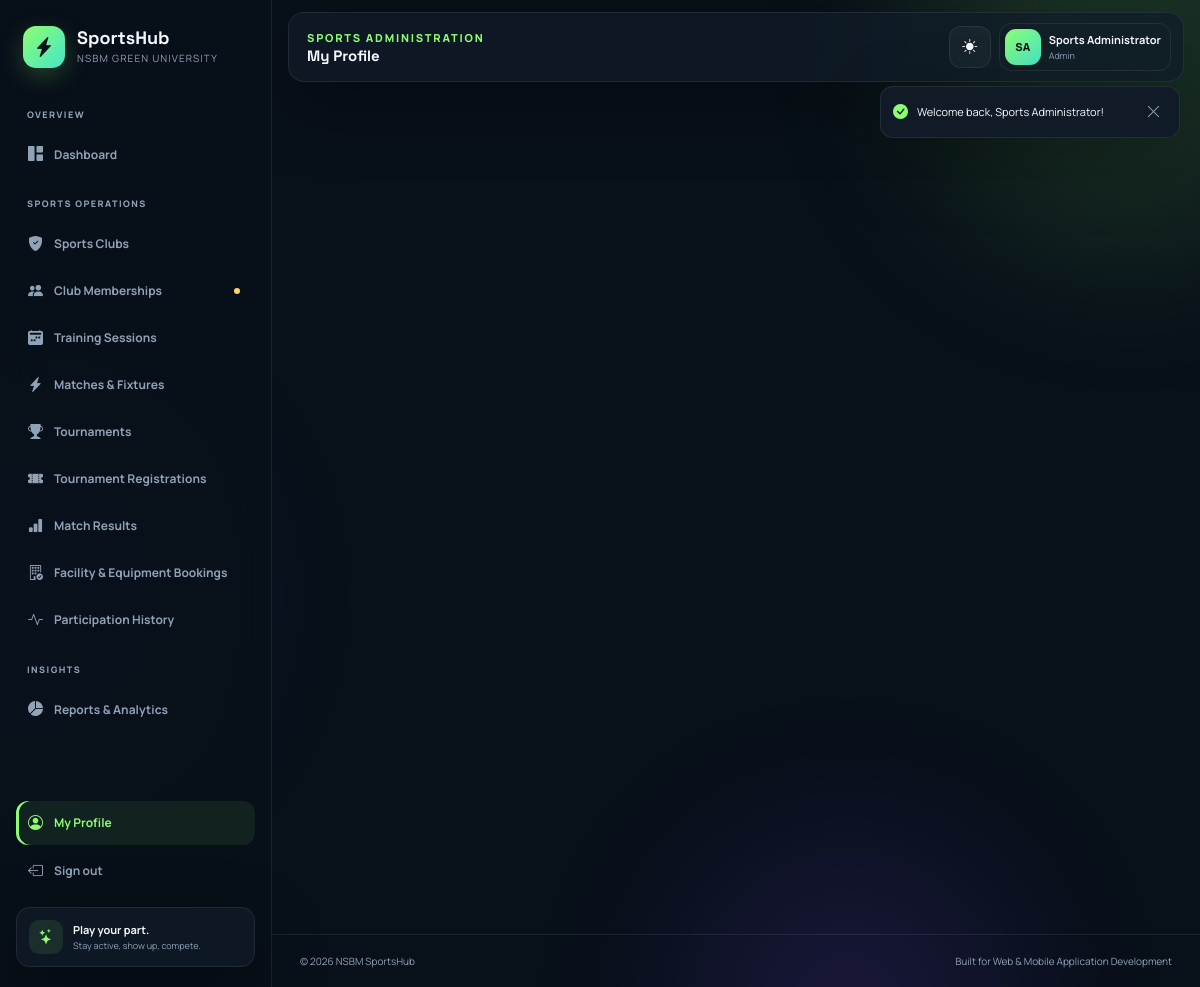
Screenshot of /index.php?page=profile (signed in) with the database file from the repository.
### tables this page shows
CREATE TABLE users (
  id INT UNSIGNED AUTO_INCREMENT PRIMARY KEY,
  name VARCHAR(120) NOT NULL,
  email VARCHAR(160) NOT NULL UNIQUE,
  password VARCHAR(255) NOT NULL,
  student_id VARCHAR(40) NULL UNIQUE,
  faculty VARCHAR(120) NULL,
  role ENUM('admin','student') NOT NULL DEFAULT 'student',
  status ENUM('active','inactive') NOT NULL DEFAULT 'active',
  created_at TIMESTAMP NOT NULL DEFAULT CURRENT_TIMESTAMP,
  updated_at TIMESTAMP NOT NULL DEFAULT CURRENT_TIMESTAMP ON UPDATE CURRENT_TIMESTAMP
);

### app/Core/View.php (called while the page is built, shortened)
<?php
final class View
{
    public static function render(string $name, array $data = []): void
    {
        $path = __DIR__ . '/../../views/' . $name . '.php';
        extract($data, EXTR_SKIP);
        require $path;
    }
}

### app/helpers.php (called while the page is built, shortened)
<?php
function e(mixed $value): string
{
    return htmlspecialchars((string) $value, ENT_QUOTES, 'UTF-8');
}
function app_config(?string $key = null): mixed
{
    static $config;
    $config ??= require __DIR__ . '/../config/config.php';
    return $key === null ? $config : ($config[$key] ?? null);
}
function base_url(): string
{
    $configured = rtrim((string) app_config('base_url'), '/');
    $script = str_replace('\\', '/', $_SERVER['SCRIPT_NAME'] ?? '/index.php');
    $dir = rtrim(dirname($script), '/');
    return $dir === '/' ? '' : $dir;
}
function url(string $page = 'home', array $params = []): string
{
    $query = http_build_query(array_merge(['page' => $page], $params));
    return base_url() . '/index.php?' . $query;
}
function asset(string $path): string
{
    return base_url() . '/assets/' . ltrim($path, '/');
}
function view(string $name, array $data = []): void
{
    View::render($name, $data);
}
function pull_flashes(): array
{
    $flashes = $_SESSION['_flash'] ?? [];
    return $flashes;
}
function initials(string $name): string
{
    $parts = preg_split('/\s+/', trim($name));
    return strtoupper(substr($parts[0] ?? 'U', 0, 1) . substr($parts[1] ?? '', 0, 1));
}

### app/Controllers/ProfileController.php (called while the page is built, shortened)
<?php
final class ProfileController
{
    public function index(): void
    {
        $user = User::find(Auth::id());
        view('pages/profile', ['title' => 'My Profile', 'profileUser' => $user]);
    }
}

### config/database.php (called while the page is built)
<?php
return [
    'host' => getenv('DB_HOST') ?: '127.0.0.1',
    'port' => getenv('DB_PORT') ?: '3306',
    'database' => getenv('DB_DATABASE') ?: 'sports_hub',
    'username' => getenv('DB_USERNAME') ?: 'root',
    'password' => getenv('DB_PASSWORD') ?: '',
    'charset' => 'utf8mb4',
];

### app/Core/Database.php (called while the page is built, shortened)
<?php
final class Database
{
    private static ?PDO $connection = null;
    public static function connection(): PDO
    {
        $config = require __DIR__ . '/../../config/database.php';
        $dsn = sprintf(
            'mysql:host=%s;port=%s;dbname=%s;charset=%s',
            $config['host'],
            $config['port'],
            $config['database'],
            $config['charset']
        );
        try {
            self::$connection = new PDO($dsn, $config['username'], $config['password'], [
                PDO::ATTR_ERRMODE => PDO::ERRMODE_EXCEPTION,
                PDO::ATTR_DEFAULT_FETCH_MODE => PDO::FETCH_ASSOC,
                PDO::ATTR_EMULATE_PREPARES => false,
            ]);
        } catch (PDOException $e) {
            http_response_code(500);
            $message = htmlspecialchars($e->getMessage(), ENT_QUOTES, 'UTF-8');
            exit("<div style='font-family:system-ui;padding:32px'><h2>Database connection failed</h2><p>Check <code>config/database.php</code> and import the SQL files.</p><pre>{$message}</pre></div>");
        }
        return self::$connection;
    }
}

### app/Core/Auth.php (called while the page is built, shortened)
<?php
final class Auth
{
    public static function user(): ?array
    {
        return $_SESSION['user'] ?? null;
    }
    public static function id(): ?int
    {
        return isset($_SESSION['user']['id']) ? (int) $_SESSION['user']['id'] : null;
    }
    public static function check(): bool
    {
        return self::user() !== null;
    }
    public static function isAdmin(): bool
    {
        return (self::user()['role'] ?? null) === 'admin';
    }
    public static function role(): ?string
    {
        return self::user()['role'] ?? null;
    }
}

### app/bootstrap.php (called while the page is built, shortened)
<?php
spl_autoload_register(function (string $class): void {
    $prefix = 'App\\';
    $relative = substr($class, strlen($prefix));
    $path = __DIR__ . '/' . str_replace('\\', '/', $relative) . '.php';
});
require __DIR__ . '/helpers.php';

### app/Models/User.php (called while the page is built, shortened)
<?php
final class User
{
    public static function find(int $id): ?array
    {
        $stmt = Database::connection()->prepare('SELECT * FROM users WHERE id = ? LIMIT 1');
        $stmt->execute([$id]);
        return $stmt->fetch() ?: null;
    }
}

### views/pages/profile.php (the view, shortened to what this page needs)
<?php use App\Core\Auth; require __DIR__ . '/../partials/header.php'; ?>
<div class="profile-grid">
</div>
<?php require __DIR__ . '/../partials/footer.php'; ?>

### views/partials/header.php (shortened to what this page needs)
<?php
$flashes = pull_flashes();
?>
<!doctype html>
<html lang="en" data-theme="dark">
<head>
    <link rel="stylesheet" href="https://cdn.jsdelivr.net/npm/bootstrap-icons@1.11.3/font/bootstrap-icons.min.css">
    <link rel="stylesheet" href="<?= e(asset('css/app.css')) ?>">
</head>
<body>
<div class="ambient-bg" aria-hidden="true">
    <span class="orb orb-one"></span><span class="orb orb-two"></span><span class="orb orb-three"></span>
</div>
<?php if (Auth::check()): ?>
<div class="app-shell">
    <?php require __DIR__ . '/sidebar.php'; ?>
    <main class="app-main">
        <header class="topbar glass-panel">
            <div class="topbar-copy">
                <span class="eyebrow"><?= Auth::isAdmin() ? 'Sports administration' : 'Student portal' ?></span>
                <strong><?= e($title ?? 'SportsHub') ?></strong>
            </div>
            <div class="topbar-actions">
                <button class="icon-btn" type="button" data-theme-toggle aria-label="Toggle theme"><i class="bi bi-sun-fill"></i></button>
                <a class="profile-chip" href="<?= e(url('profile')) ?>">
                    <span class="avatar"><?= e(initials(Auth::user()['name'])) ?></span>
                    <span class="profile-chip-copy"><strong><?= e(Auth::user()['name']) ?></strong><small><?= e(ucfirst(Auth::role())) ?></small></span>
                </a>
            </div>
        </header>
        <section class="page-content">
<?php endif; ?>
<?php if ($flashes): ?>
<div class="toast-stack" aria-live="polite">
    <?php foreach ($flashes as $flash): ?>
        <div class="toast <?= e($flash['type']) ?>" data-toast>
            <i class="bi <?= $flash['type'] === 'success' ? 'bi-check-circle-fill' : 'bi-exclamation-circle-fill' ?>"></i>
            <span><?= e($flash['message']) ?></span>
            <button type="button" data-toast-close aria-label="Close"><i class="bi bi-x-lg"></i></button>
        </div>
    <?php endforeach; ?>
</div>
<?php endif; ?>

### assets/css/app.css (style rules this page uses)
:root { --bg:#081019;--bg-2:#0d1722;--panel:rgba(16,28,40,.78);--panel-solid:#101b27;--panel-2:#132231; --text:#f6f8fb;--muted:#8fa2b6;--line:rgba(255,255,255,.08);--line-strong:rgba(255,255,255,.14); --brand:#8dfc72;--brand-2:#46e6c8;--brand-3:#78a8ff;--purple:#b48cff;--warn:#ffd166;--danger:#ff6b7a; --shadow:0 24px 70px rgba(0,0,0,.32);--radius:22px;--radius-sm:14px;--sidebar:272px; }
* { box-sizing:border-box }
html { scroll-behavior:smooth }
body { margin:0;background:var(--bg);color:var(--text);font:15px/1.6 Manrope,system-ui,sans-serif;min-height:100vh;overflow-x:hidden }
a { color:inherit;text-decoration:none }
button,input,select,textarea { font:inherit }
button { cursor:pointer }
.ambient-bg { position:fixed;inset:0;pointer-events:none;overflow:hidden;z-index:-2 }
.orb { position:absolute;border-radius:50%;filter:blur(90px);opacity:.15;animation:drift 14s ease-in-out infinite }
.orb-three { width:320px;height:320px;background:#7f45ff;right:16%;bottom:-180px;animation-delay:-9s }
.glass-panel,.panel { background:var(--panel);border:1px solid var(--line);box-shadow:var(--shadow);backdrop-filter:blur(18px);-webkit-backdrop-filter:blur(18px) }
.eyebrow { font-size:11px;text-transform:uppercase;letter-spacing:.16em;color:var(--brand);font-weight:800 }
.icon-btn { width:42px;height:42px;border-radius:12px;border:1px solid var(--line);background:rgba(255,255,255,.035);color:var(--text);display:inline-grid;place-items:center;transition:.2s }
.app-shell { min-height:100vh }
.app-main { margin-left:var(--sidebar);min-height:100vh;display:flex;flex-direction:column }
.topbar { position:sticky;top:0;z-index:40;margin:12px 16px 0;border-radius:16px;display:flex;justify-content:space-between;align-items:center;padding:10px 12px 10px 18px }
.topbar-copy { display:grid }
.topbar-copy strong { font:700 15px "Space Grotesk" }
.topbar-actions { display:flex;gap:8px;align-items:center }
.profile-chip { display:flex;align-items:center;gap:8px;border:1px solid var(--line);border-radius:12px;padding:5px 9px 5px 5px }
.profile-chip-copy { display:grid }
.profile-chip-copy strong { font-size:11px }
.profile-chip-copy small { font-size:9px;color:var(--muted) }
.avatar { width:36px;height:36px;border-radius:11px;background:linear-gradient(135deg,var(--brand),var(--brand-2));color:#07120c;display:grid;place-items:center;font-weight:900;font-size:11px }
.page-content { padding:32px 28px 48px;max-width:1600px;width:100%;margin:0 auto }
.profile-grid { display:grid;grid-template-columns:.8fr 1.2fr;gap:14px }
.toast-stack { position:fixed;top:86px;right:20px;z-index:100;display:grid;gap:8px }
.toast { min-width:300px;max-width:420px;border:1px solid var(--line);background:var(--panel-solid);border-radius:13px;box-shadow:var(--shadow);padding:12px;display:flex;gap:9px;align-items:center;animation:toastin .35s ease }
.toast.success>i { color:var(--brand) }
.toast span { flex:1;font-size:11px }
.toast button { border:0;background:none;color:var(--muted) }

### rows the page displays
users: name "SA", name "Sports Administrator", role "Admin"

### other values shown
$module['title'] "Sports Clubs"
$module['title'] "Club Memberships"
$module['title'] "Training Sessions"
$module['title'] "Matches & Fixtures"
$module['title'] "Tournaments"
$module['title'] "Tournament Registrations"
$module['title'] "Match Results"
$module['title'] "Facility & Equipment Bookings"
$module['title'] "Participation History"
$title "My Profile"
$flash['message'] "Welcome back, Sports Administrator!"
